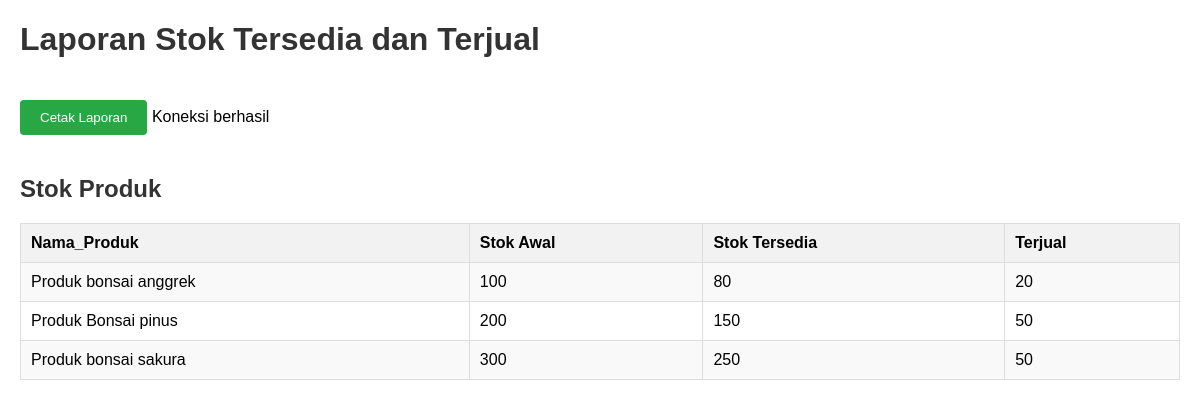
The app's page /laporan_stok.php with its own data.
### tables this page shows
CREATE TABLE `produk` (
  `id_produk` int(11) NOT NULL,
  `nama_produk` varchar(255) NOT NULL,
  `stok_awal` int(11) NOT NULL,
  `stok_tersedia` int(11) NOT NULL
);

### laporan_stok.php (the view, shortened to what this page needs)
<!DOCTYPE html>
<html>
<head>
    <link rel="stylesheet" type="text/css" href="style.css">
</head>
<body>
<h1>Laporan Stok Tersedia dan Terjual</h1>
<button onclick="printReport()">Cetak Laporan</button>
<?php
include 'database.php';
$sql = "SELECT p.nama_produk, p.stok_awal, p.stok_tersedia,
        (p.stok_awal - p.stok_tersedia) AS terjual
        FROM produk p";
$result = $conn->query($sql);
echo "<h2>Stok Produk</h2>";
if ($result->num_rows > 0) {
    echo "<table><tr><th>Nama_Produk</th><th>Stok Awal</th><th>Stok Tersedia</th><th>Terjual</th></tr>";
    while($row = $result->fetch_assoc()) {
        echo "<tr><td>" . $row["nama_produk"]. "</td><td>" . $row["stok_awal"]. "</td><td>" . $row["stok_tersedia"]. "</td><td>" . $row["terjual"]. "</td></tr>";
    }
    echo "</table>";
} else {
    echo "Tidak ada data stok.";
}
?>
</body>
</html>

### style.css (style rules this page uses)
body { font-family: Arial, sans-serif; margin: 20px; }
h1, h2 { color: #333; }
button { margin: 20px 0; padding: 10px 20px; background-color: #28a745; color: white; border: none; border-radius: 4px; cursor: pointer; }
table { width: 100%; border-collapse: collapse; margin-bottom: 20px; }
table, th, td { border: 1px solid #ddd; }
th, td { padding: 10px; text-align: left; }
th { background-color: #f2f2f2; }
tr:nth-child(even) { background-color: #f9f9f9; }

### records on screen
produk: nama_produk "Produk bonsai anggrek", stok_awal "100", stok_tersedia "80", terjual "20"
produk: nama_produk "Produk Bonsai pinus", stok_awal "200", stok_tersedia "150", terjual "50"
produk: nama_produk "Produk bonsai sakura", stok_awal "300", stok_tersedia "250", terjual "50"
